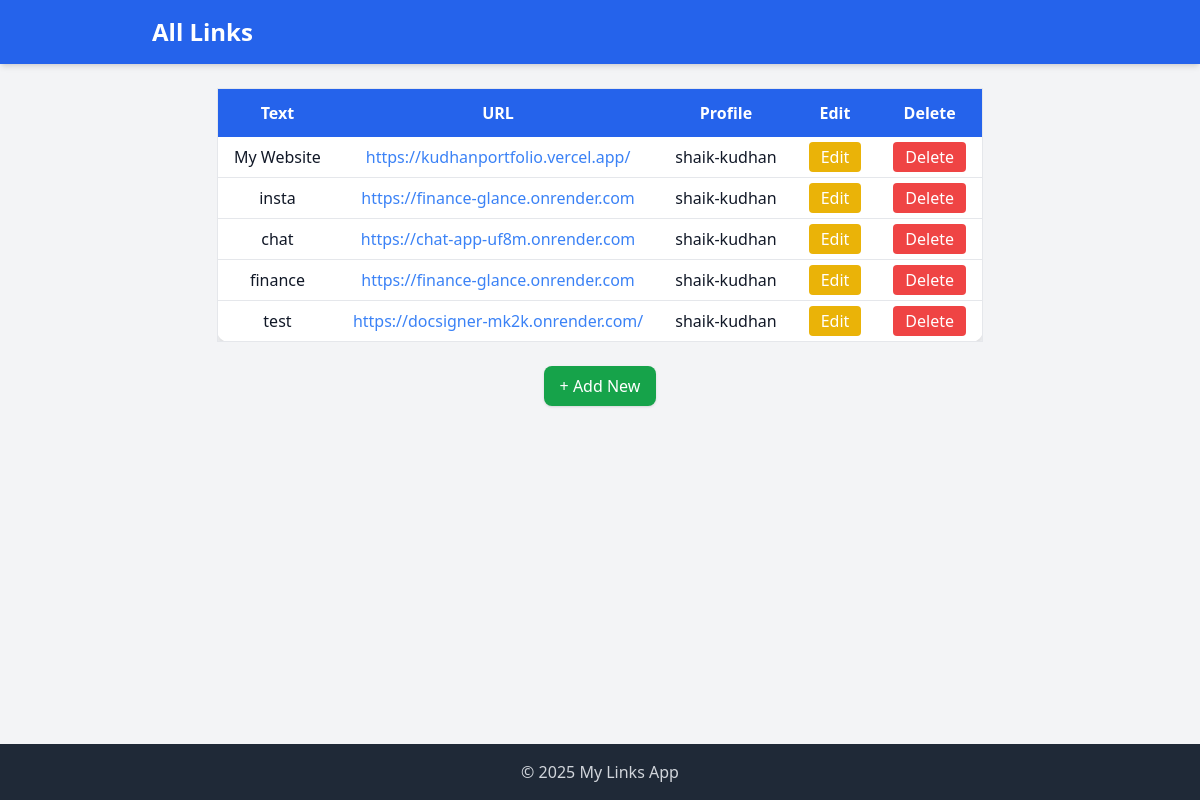
Before: /manage/ with the older database file.
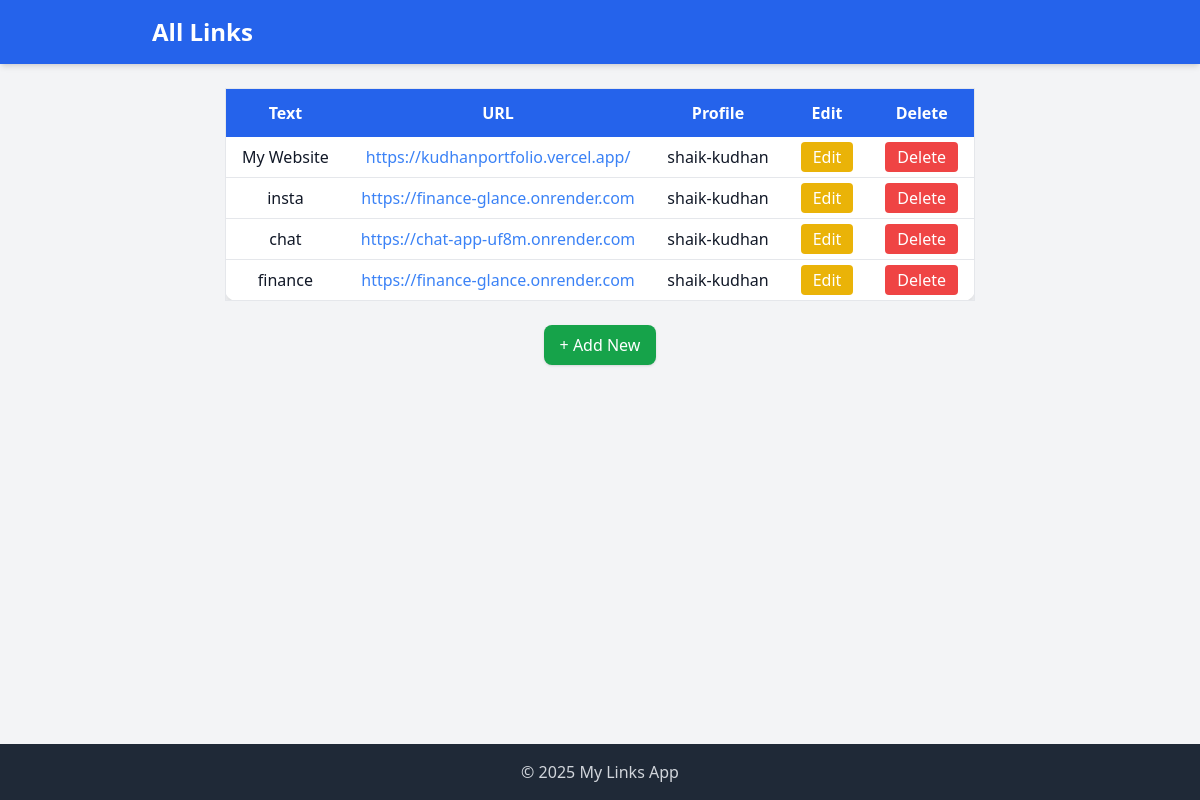
After: the same page with the newer database file.
### link_plant/models.py (models this page shows, shortened)
class Link(models.Model):
    text = models.CharField(max_length=100)
    url = models.URLField()
    profile = models.ForeignKey(Profile , on_delete=models.CASCADE , related_name='links')

class Profile(models.Model):
    BG_CHOICES = (
        ('blue' ,'Blue'),
        ('green' ,'Green'),
        ('red' ,'Red'),
        ('yellow' ,'Yellow'),
        ('purple' ,'Purple'),
        ('orange' ,'Orange'),
        ('pink' ,'Pink'),
        ('gray' ,'Gray'),
        ('black' ,'Black'),
        ('white' ,'White'),
    )
    name = models.CharField(max_length=100)
    slug = models.SlugField(unique=True,max_length=100)
    bg_color = models.CharField(max_length=50 , choices=BG_CHOICES)

### link_plant/views.py (the view)
# urls.py: path('manage/', LinkListView.as_view(), name='link-list'),
class LinkListView(ListView):
    model = Link
    template_name = "link_plant/link_list.html"  # explicitly set template

### link_plant/templates/link_plant/link_list.html (shortened to what this page needs)
{% extends "./base.html" %}
{% block header %}
  All Links
{% endblock %}
{% block content %}
<div class="overflow-x-auto flex justify-center">
  <table class="min-w-[700px] bg-white rounded-xl shadow-lg border border-gray-200 text-center">
    <thead class="bg-blue-600 text-white">
      <tr>
        <th class="py-3 px-4">Text</th>
        <th class="py-3 px-4">URL</th>
        <th class="py-3 px-4">Profile</th>
        <th class="py-3 px-4">Edit</th>
        <th class="py-3 px-4">Delete</th>
      </tr>
    </thead>
    <tbody>
      {% for link in object_list %}
      <tr class="border-b hover:bg-gray-50">
        <td class="py-2 px-4">{{ link.text }}</td>
        <td class="py-2 px-4">
          <a href="{{ link.url }}" class="text-blue-500 hover:underline" target="_blank">
            {{ link.url }}
          </a>
        </td>
        <td class="py-2 px-4">{{ link.profile.slug }}</td>
        <td class="py-2 px-4">
          <a href="{% url 'update-list' link.pk %}"
             class="bg-yellow-500 text-white px-3 py-1 rounded hover:bg-yellow-600">
            Edit
          </a>
        </td>
        <td class="py-2 px-4">
          <a href="{% url 'delete-list' link.pk %}"
             class="bg-red-500 text-white px-3 py-1 rounded hover:bg-red-600">
            Delete
          </a>
        </td>
      </tr>
      {% empty %}
      <tr>
        <td colspan="5" class="py-4 text-gray-500">No links available.</td>
      </tr>
      {% endfor %}
    </tbody>
  </table>
</div>
<div class="flex justify-center mt-6">
  <a href="{% url 'create-list' %}"
     class="bg-green-600 text-white px-4 py-2 rounded-lg hover:bg-green-700 shadow">
    + Add New
  </a>
</div>
{% endblock %}

Changed rows visible on the page:
removed Link: text "test", url "https://docsigner-mk2k.onrender.com/", profile.slug "shaik-kudhan"
